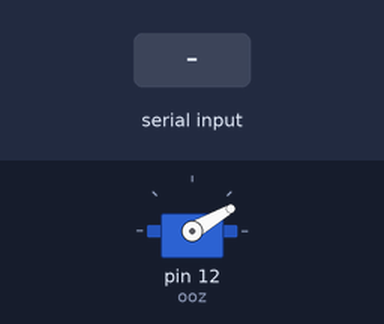
The sketch below on a simulated Arduino Uno, built with avr-gcc and run on an emulated ATmega328P. Parts: servo. Inputs (shaded band) come from the test bench.

Above: at 1.2 s.
1.3 s: "1" received over Serial
At 1.4 s:
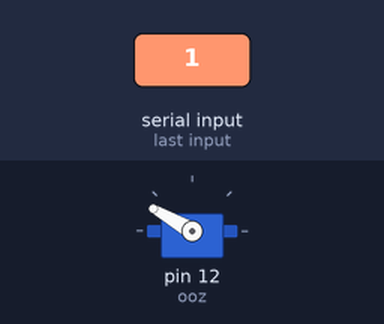
4.3 s: "0" received over Serial
Timing chart, 0 to 7.3 s (numbered marks = the images above; inputs shaded):
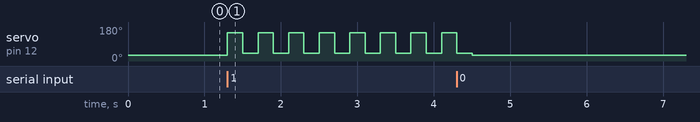

Measured:
- after the input at 1.3 s, servo on pin 12 (ooz): alternates 150° for 0.20 s and 40° for 0.20 s, starting at once

The sketch:

prob2.ino
```cpp
#include<Servo.h>
Servo ooz,koz,barmak[5];
void setup() {
  Serial.begin(9600);
  ooz.attach(12);
 // koz.attach(13);
 // koz.write(90);
//for(int i=0;i<5;i++){
//  barmak[i].attach(i+5);
  //}
  //for(int i=0;i<5;i++){
  //barmak[i].write(30);
  //}
}
void ooz_kuimul()
{
    ooz.write(150);
    delay(200);
    ooz.write(40);
    delay(200);
    }
void ooz_och(){
  ooz.write(30);
  }
char val;
int value1,val2;
void loop() {

  if(Serial.available()){
    val=Serial.read();
   // Serial.println(val);
    if(val=='1'){
      value1=1;
     // ooz_kuimul();
      }
     else if(val=='0'){
      ooz_och();
      value1=0;
      }
    }
   if(value1==1){
     ooz_kuimul();
    }
   else if(value1==0){
    ooz_och();
    }

}
```
